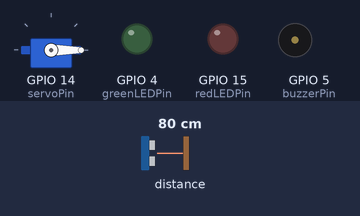
Simulated run of this sketch. Board: ESP8266 (NodeMCU). Parts: servo, output pins drawn as LEDs (lit = HIGH), buzzer (waves = sounding, pin HIGH). The test bench sets the inputs (shaded band); at power-on: distance to the obstacle 80 cm. The echo pulse lasts 58.3 µs per cm; WiFi joins after 1.5 s; servers stay silent unless stated; uploads are accepted with an empty reply; pins used as bus, display or sensor lines are not drawn; what the sketch prints to the serial monitor is not drawn.

Above: at 30.9 s.
At 61.8 s:
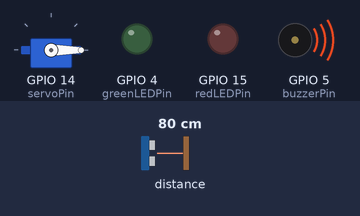
Timing chart, 0 to 80.0 s (numbered marks = the images above):
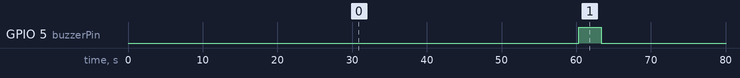

The sketch:

pakan_iwak.ino
```cpp
#include <ESP8266HTTPClient.h>
#include <ESP8266WiFi.h>
#include <WiFiClient.h>
#include <Servo.h>

const char* ssid = "25";
const char* password = "wmtk0025";
Servo myServo;

const int trigPin = 2;
const int echoPin = 0;
const int buzzerPin = 5;
const int redLEDPin = 15;
const int greenLEDPin = 4;
int servoPin = 14;

unsigned long previousMillis = 0;
const long interval = 60000;

unsigned long buzzerStartMillis = 0;
const long buzzerDuration = 3000;
bool isBuzzerOn = false;

void setup() {
  Serial.begin(115200);
  Serial.print("Connecting to ");
  Serial.println(ssid);
  WiFi.begin(ssid, password);
  while (WiFi.status() != WL_CONNECTED) {
    delay(500);
    Serial.print(".");
  }
  Serial.println("");
  Serial.println("WiFi connected");
  Serial.println(WiFi.localIP());
  myServo.attach(servoPin);
  myServo.write(0);

  pinMode(trigPin, OUTPUT);
  pinMode(echoPin, INPUT);

  pinMode(buzzerPin, OUTPUT);
  digitalWrite(buzzerPin, LOW);

  pinMode(redLEDPin, OUTPUT);
  pinMode(greenLEDPin, OUTPUT);

  digitalWrite(redLEDPin, LOW);
  digitalWrite(greenLEDPin, LOW);
}

long duration;

String getValue(String data, char separator, int index) {
  int found = 0;
  int strIndex[2] = {0, -1};
  int maxIndex = data.length() - 1;

  for (int i = 0; i <= maxIndex && found <= index; i++) {
    if (data.charAt(i) == separator || i == maxIndex) {
      found++;
      strIndex[0] = strIndex[1] + 1;
      strIndex[1] = (i == maxIndex) ? i + 1 : i;
    }
  }

  return found > index ? data.substring(strIndex[0], strIndex[1]) : "";
}

void loop() {
  if (WiFi.status() == WL_CONNECTED) {
    WiFiClient client;
    HTTPClient http;
    http.begin(client, "http://luqman.cloud/pakan_iwak/koneksi.php");
    int httpCode = http.GET();
    if (httpCode > 0) {
      String status = http.getString();
      Serial.print("Servo --> ");
      String nilai = getValue(status, ',', 0);
      Serial.println(nilai);
      Serial.println("------------------------");
      if (nilai == "1") {
        myServo.write(90);
        digitalWrite(greenLEDPin, HIGH);
        digitalWrite(redLEDPin, LOW);
      } else {
        myServo.write(0);
        digitalWrite(greenLEDPin, LOW);
        digitalWrite(redLEDPin, HIGH);
      }
    }
    http.end();
  } else {
    Serial.println("Delay...");
  }
  delay(500);

  unsigned long currentMillis = millis();

  if (currentMillis - previousMillis >= interval) {
    previousMillis = currentMillis;

    digitalWrite(trigPin, LOW);
    delayMicroseconds(2);
    digitalWrite(trigPin, HIGH);
    delayMicroseconds(10);
    digitalWrite(trigPin, LOW);

    duration = pulseIn(echoPin, HIGH);

    float distanceCm = duration * 0.034 / 2;

    Serial.print("Distance (cm): ");
    Serial.println(distanceCm);

    if (distanceCm > 13.6) {
      digitalWrite(buzzerPin, HIGH);
      buzzerStartMillis = currentMillis;
      isBuzzerOn = true;
    }

    if (WiFi.status() == WL_CONNECTED) {
      WiFiClient client;
      HTTPClient http;
      String serverPath = "http://luqman.cloud/pakan_iwak/koneksi.php?jarak=" + String(distanceCm);
      http.begin(client, serverPath);
      int httpCode = http.GET();
      if (httpCode > 0) {
        String payload = http.getString();
        Serial.println(payload);
      }
      http.end();
    }
  }

  if (isBuzzerOn && (currentMillis - buzzerStartMillis >= buzzerDuration)) {
    digitalWrite(buzzerPin, LOW);
    isBuzzerOn = false;
  }
}
```

Measured:
- by itself, GPIO 5 (buzzerPin): alternates HIGH for 3.0 s and LOW for 57.4 s
